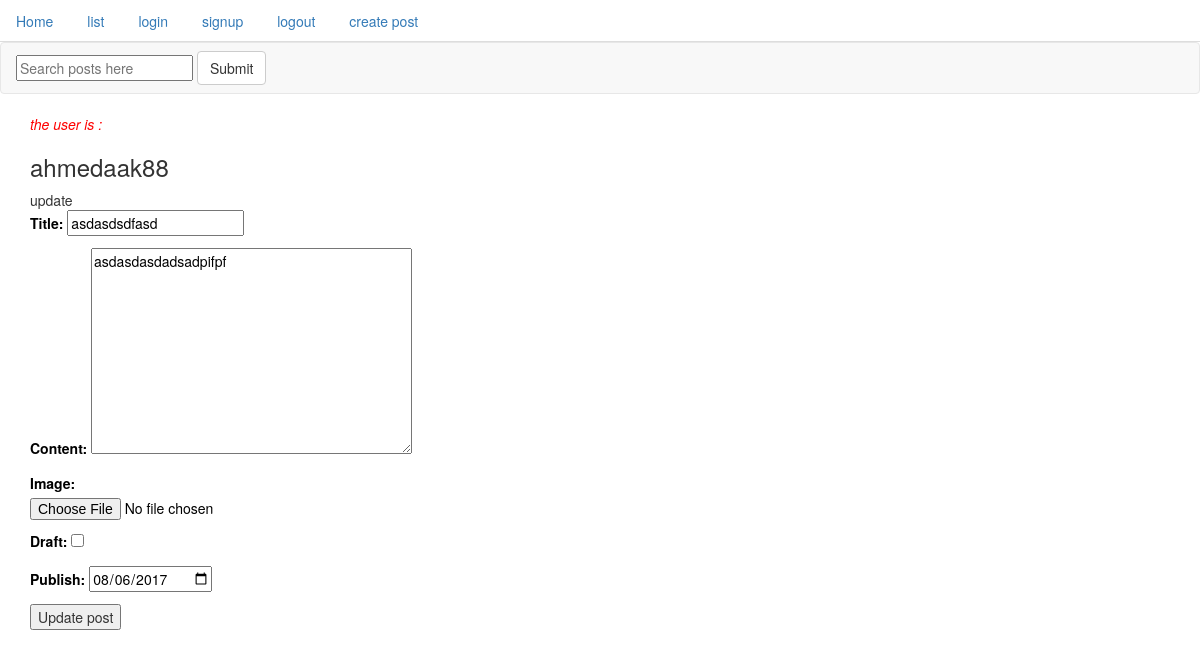
Page /posts/update/asdasdsdfasd-54 (signed in) on the committed database.
### post/models.py (models this page shows, shortened)
class Post(models.Model):
	author = models.ForeignKey(User, default=1)
	title = models.CharField(max_length=255)
	content = models.TextField()
	updated = models.DateTimeField(auto_now=True, auto_now_add=False)
	timestamp = models.DateTimeField(auto_now=False, auto_now_add = True)
	image = models.ImageField(upload_to="blog_images", null=True , blank=True)
	slug = models.SlugField(unique=True, null=True)
	draft  = models.BooleanField(default=True)
	publish= models.DateField()
	class Meta:
		ordering= ['-timestamp', '-updated']

### post/views.py (the view)
# urls.py: url(r'^update/(?P<slug>[-\w]+)$', views.post_update, name="update"),
def post_update(request, slug):
    if not (request.user.is_staff or request.user.is_superuser):
        raise Http404
    post_obj = get_object_or_404(Post, slug=slug)
    form = PostForm(request.POST or None ,request.FILES or None,instance=post_obj)
    if form.is_valid():
        form.save()
        messages.success(request,"how dare you ?")
        return redirect ("post:list")
    context = {
    "user":request.user,
    "form": form,
    "post_obj": post_obj,
    }
    return render(request, 'post_update.html',context)

### post/forms.py
class PostForm(forms.ModelForm):
	class Meta:
		model = Post
		fields = ['title','content','image', 'draft','publish']
		widgets= {
		'publish': forms.DateInput(attrs={"type":"date"}),
		}

### post/templates/post_update.html (shortened to what this page needs)
{% extends "base.html" %}
{% load crispy_forms_tags %}
{% block content %}
	{% block head_title %}update
	{% endblock head_title %}
	<form method="POST" action="{% url 'post:update' slug=post_obj.slug %}" enctype="multipart/form-data">
		{{form.as_p}}
		<input type="submit" value="Update post">
	</form>
{% endblock content%}

### post/templates/base.html (shortened to what this page needs)
<!DOCTYPE html>
{% load static %}
<html>
<head>
	<link rel="stylesheet" href="{% static 'css/bootstrap.min.css' %}">
<link rel="stylesheet" href="{% static 'css/54321.css' %}">
<link rel="stylesheet" type="text/css" href="http://ajax.googleapis.com/ajax/libs/jqueryui/1/themes/smoothness/jquery-ui.css">
</head>
<body>
		<ul class="nav nav-tabs">
            <li role="presentation" id="top-tab"><a href="{%url 'post:home'%}">Home</a></li>
            <li role="presentation" id="top-tab"><a href="{%url 'post:list'%}">list</a></li>
            <li role="presentation" id="top-tab"><a href="{%url 'post:login'%}">login</a></li>
            <li role="presentation" id="top-tab"><a href="{%url 'post:signup'%}">signup</a></li>
            <li role="presentation" id="top-tab"><a href="{%url 'post:logout'%}">logout</a></li>
            {%if user.is_superuser or user.is_staff%}
            <li role="presentation" id="top-tab"><a href="{%url 'post:create'%}">create post</a></li>
            {% endif%}
        </ul>
		 {% include 'navbar.html' %}
		 <div class="container">
		<cite>the user is :</cite><h3>{{user}}</h3>
		{% block content %}
		{% endblock content%}
		</div>
</body>
</html>

### post/static/css/54321.css (style rules this page uses)
cite { color:red; }
p { color: black; }

### rows in the picture
Post: title "asdasdsdfasd", content "asdasdasdadsadpifpf", publish "08/06/2017"

### other values in the picture
{{ user }} "ahmedaak88"
